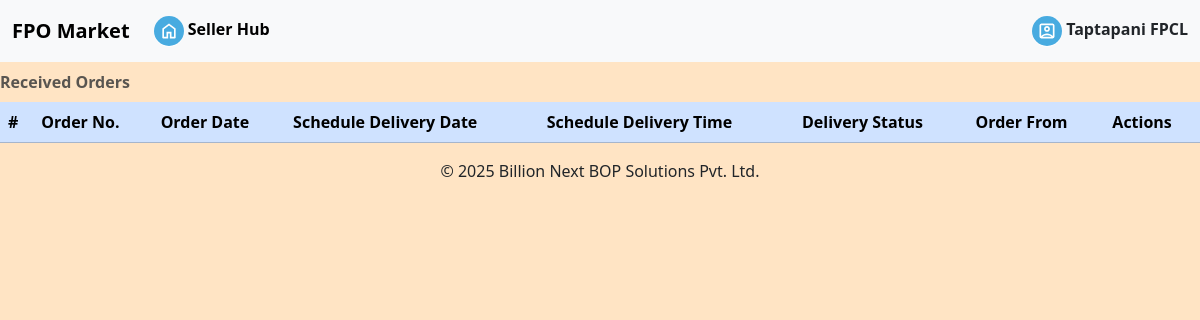
The app's page /accounts/receivedorders/ (signed in), older data.
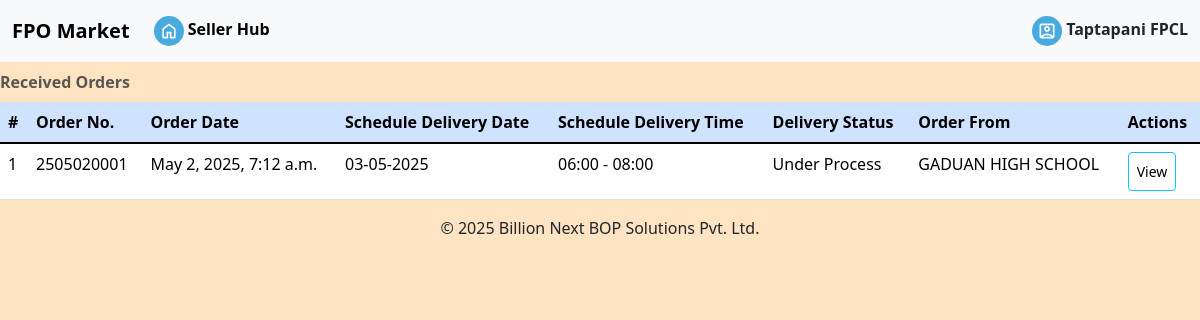
The same page, newer data.
### omsapp/models.py (models this page shows, shortened)
class Order(Model):
    orderID = AutoField(primary_key=True)
    orderNo = CharField(max_length=11)
    orderDate = DateTimeField(auto_now_add=True)
    orderStatus = CharField(max_length=25, default='Pending Order')
    orderAmount = FloatField()
    orderGSTAmount = FloatField()
    orderDeduction = FloatField()
    orderGrandTotal = FloatField()
    schDeliveryDate = CharField(max_length=10, default=None, null=True)
    schDeliveryTime = CharField(max_length=10, default=None, null=True)
    remark = CharField(max_length=20, default=None, null=True)
    userID = ForeignKey(CustomUser, on_delete=CASCADE, related_name='customer')#customer who ordered

class CustomUser(AbstractUser):
    id=AutoField(primary_key=True)
    """"Basic details"""
    userType = CharField(max_length=20, choices=USERTYPE_CHOICES)
    first_name = CharField(max_length=50)#name
    last_name = CharField(max_length=50)#displayname
    org_name=CharField(max_length=50, default='', blank=True)#business name
    email = EmailField(max_length=50)#not mandatory
    phone = CharField(max_length=12, unique=True)
    phone1 = CharField(max_length=12, default='', blank=True)
    gstin = CharField(max_length=15, default='', blank=True)
    supply_place = CharField(max_length=70, choices=STATES)
    gst_tmt = CharField(max_length=20, choices=GST_TREATMENT)#gst treatment
    """Billing Address"""
    userAddress = CharField(max_length=200)
    userCity = CharField(max_length=50)
    userState = CharField(max_length=20, choices=STATES)
    pinCode = CharField(max_length=6)
    """Shipping Address"""
    userAddress1 = CharField(max_length=200)
    userCity1 = CharField(max_length=50)
    userState1 = CharField(max_length=20, choices=STATES)
    pinCode1 = CharField(max_length=6)
    userNote = CharField(max_length=300, default='', blank=True)#remarks from user
    """Account attributes"""
    password = CharField(max_length=20, default='Admin@1234')
    USERNAME_FIELD = 'phone'
    REQUIRED_FIELDS=['first_name']

### omsapp/views.py (the view)
# urls.py: path('receivedorders/', views.ReceivedOrders, name='receivedorders'),
@login_required
def ReceivedOrders(request):
    if request.user.pk is not None:
        received_orders = Order.objects.all()
        user_name = request.user.last_name
        context = {'received_orders': received_orders, 'login_user':user_name}
        return render(request, 'orders_received.html', context=context)
    else:
        return render(request, 'orders_received.html', {})

### omsapp/templates/orders_received.html
{% extends 'profile.html' %}
{% block orders_received %}
    <table class="table table-primary table-hover caption-top" id="allOrdersTable">
        <caption><strong>Received Orders</strong></caption>
        <thead>
        <tr>
            <th scope="col">#</th>
            <th scope="col">Order No.</th>
            <th scope="col">Order Date</th>
            <th scope="col">Schedule Delivery Date</th>
            <th scope="col">Schedule Delivery Time</th>
            <th scope="col">Delivery Status</th>
            <th scope="col">Order From</th>
            <th scope="col">Actions</th>
        </tr>
        </thead>
        <tbody class="table table-hover table-group-divider">
            {% for order in received_orders %}
            <tr>
                <td>{{forloop.counter}}</td>
                <td>
                    {{order.orderNo}}
                </td>
                <td>
                    {{order.orderDate}}
                </td>
                <td>
                    {{order.schDeliveryDate}}
                </td>
                <td>
                    {{order.schDeliveryTime}}
                </td>
                <td>
                    {{order.orderStatus}}
                </td>
                <td>
                    {{order.userID.first_name}}
                </td>
                <td>
                    <a class="btn btn-info btn-sm" href="{% url 'receivedorderdetails' order.orderID %}">View</a>
                </td>
            </tr>
            {% endfor %}
        </tbody>
    </table>
{% endblock %}

Row changes from the older to the newer data that the page shows:
added Order: orderNo "2505020001", orderDate "May 2, 2025, 7:12 a.m.", schDeliveryDate "03-05-2025", schDeliveryTime "06:00 - 08:00", orderStatus "Under Process", userID.first_name "GADUAN HIGH SCHOOL"
